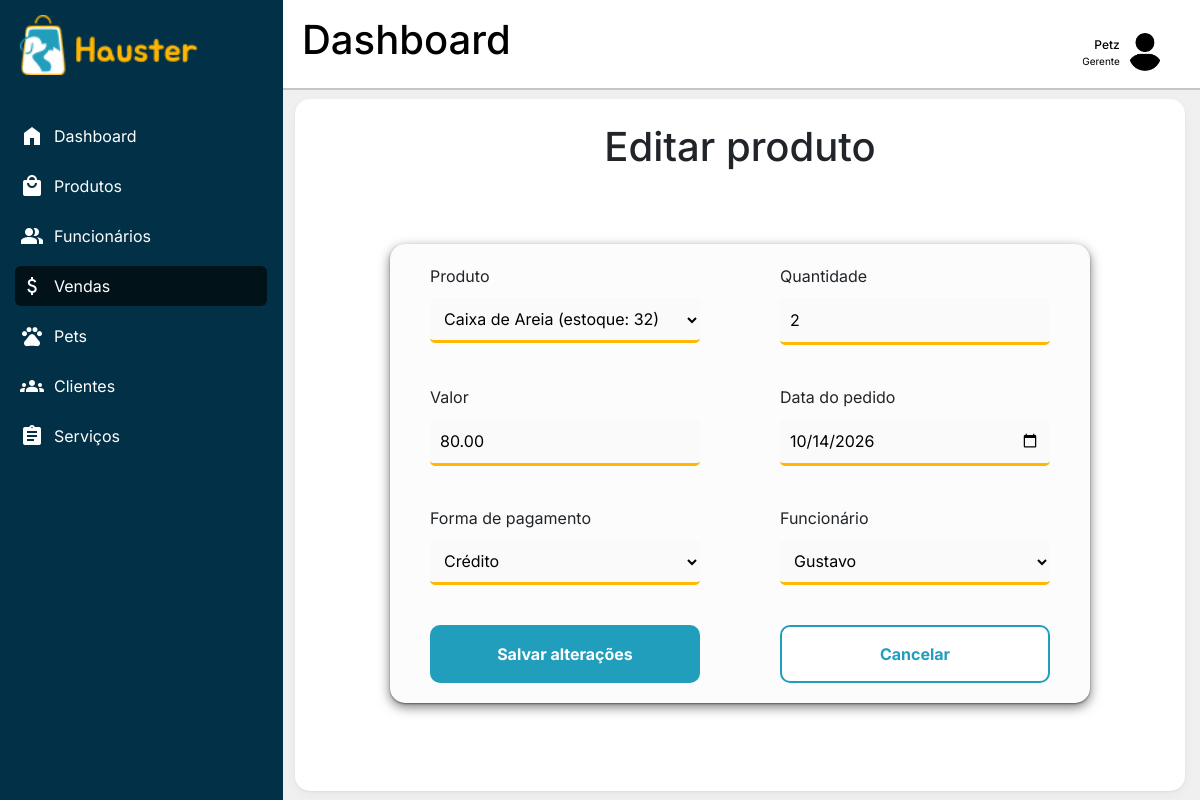
/dashboard.php?pagina=vendas_editar&id_pedido=24 (signed in), run on the app's committed database.
### tables this page shows
CREATE TABLE IF NOT EXISTS `itens_pedido` (
  `id_pedido` int(11) NOT NULL AUTO_INCREMENT,
  `produtos_idprodutos` int(11) NOT NULL,
  `dt_pedido` date NOT NULL,
  `valor` decimal(10,2) NOT NULL,
  `quantidade` int(11) NOT NULL DEFAULT 1,
  `form_pagamento` enum('Crédito','Débito','Pix','Dinheiro') NOT NULL,
  `estabelecimento_idestabelecimento` int(11) NOT NULL,
  `funcionarios_idfuncionarios` int(11),
  PRIMARY KEY (`id_pedido`),
  KEY `fk_itens_pedido_estabelecimento1_idx` (`estabelecimento_idestabelecimento`),
  KEY `fk_itens_pedido_funcionarios1_idx` (`funcionarios_idfuncionarios`),
  CONSTRAINT `fk_itens_pedido_funcionarios1` FOREIGN KEY (`funcionarios_idfuncionarios`) REFERENCES `funcionarios` (`idfuncionarios`) ON DELETE SET NULL ON UPDATE CASCADE
);

CREATE TABLE IF NOT EXISTS `produtos` (
  `idprodutos` int(11) NOT NULL AUTO_INCREMENT,
  `nome_prod` varchar(45) NOT NULL,
  `validade` date NOT NULL,
  `estoque` int(11) NOT NULL,
  `marca` varchar(45) NOT NULL,
  `preco` decimal(10,2) NOT NULL,
  `categorias_idcategorias` int(11) NOT NULL,
  `estabelecimento_idestabelecimento` int(11) NOT NULL,
  PRIMARY KEY (`idprodutos`,`categorias_idcategorias`,`estabelecimento_idestabelecimento`),
  KEY `fk_produtos_categorias1_idx` (`categorias_idcategorias`),
  KEY `fk_produtos_estabelecimento1_idx` (`estabelecimento_idestabelecimento`),
  CONSTRAINT `fk_produtos_categorias1` FOREIGN KEY (`categorias_idcategorias`) REFERENCES `categorias` (`idcategorias`) ON DELETE NO ACTION ON UPDATE NO ACTION,
  CONSTRAINT `fk_produtos_estabelecimento` FOREIGN KEY (`estabelecimento_idestabelecimento`) REFERENCES `estabelecimento` (`idestabelecimento`) ON DELETE CASCADE ON UPDATE NO ACTION
);

CREATE TABLE IF NOT EXISTS `funcionarios` (
  `idfuncionarios` int(11) NOT NULL AUTO_INCREMENT,
  `nome` varchar(45) NOT NULL,
  `dt_nasc` date NOT NULL,
  `salario` decimal(10,2) NOT NULL,
  `cpf` varchar(11) NOT NULL,
  `email` varchar(45) NOT NULL,
  `telefone` varchar(14) NOT NULL,
  `senha` varchar(255) NOT NULL,
  `cargos_idcargos` int(11) NOT NULL,
  `estabelecimento_idestabelecimento` int(11) NOT NULL,
  PRIMARY KEY (`idfuncionarios`),
  UNIQUE KEY `uk_funcionarios_id_cargo` (`idfuncionarios`,`cargos_idcargos`),
  KEY `fk_funcionarios_cargos_id` (`cargos_idcargos`),
  KEY `fk_funcionarios_estabelecimento_id` (`estabelecimento_idestabelecimento`),
  CONSTRAINT `fk_funcionarios_cargos` FOREIGN KEY (`cargos_idcargos`) REFERENCES `cargos` (`idcargos`) ON DELETE NO ACTION ON UPDATE NO ACTION,
  CONSTRAINT `fk_funcionarios_estabelecimento` FOREIGN KEY (`estabelecimento_idestabelecimento`) REFERENCES `estabelecimento` (`idestabelecimento`) ON DELETE CASCADE ON UPDATE NO ACTION
);

### includes/permissoes.php (called while the page is built, shortened)
<?php
function e_dono(): bool
{
    return empty($_SESSION['funcionario_id']);
}
function funcionario_logado(): ?array
{
    global $conexao;
    if (e_dono()) {
        return null;
    }
    $stmt = $conexao->prepare(
        "SELECT f.idfuncionarios, f.nome, f.cargos_idcargos, c.nome AS cargo
         FROM funcionarios f
         JOIN cargos c ON c.idcargos = f.cargos_idcargos
         WHERE f.idfuncionarios = :id AND f.estabelecimento_idestabelecimento = :estab"
    );
    $stmt->execute([
        ':id'    => (int) $_SESSION['funcionario_id'],
        ':estab' => (int) ($_SESSION['estabelecimento_id'] ?? 0),
    ]);
    $cache = $stmt->fetch() ?: ['idfuncionarios' => 0, 'nome' => '', 'cargos_idcargos' => 0, 'cargo' => ''];
    return $cache;
}
function permissoes_do_usuario(): array
{
    if (e_dono()) {
        return ['*'];
    }
    return PERMISSOES_POR_CARGO[(int) funcionario_logado()['cargos_idcargos']] ?? [];
}
function e_gerente(): bool
{
    return in_array('*', permissoes_do_usuario(), true);
}

### dashboard/vendas/editar.php (the view, shortened to what this page needs)
<?php
$id = isset($_GET['id_pedido']) ? (int) $_GET['id_pedido'] : 0;
$estabelecimento_id = $_SESSION['estabelecimento_id'];
$stmt = $conexao->prepare(
    "SELECT * FROM itens_pedido
     WHERE id_pedido = :id AND estabelecimento_idestabelecimento = :estab"
);
$stmt->execute([':id' => $id, ':estab' => $estabelecimento_id]);
$pedido = $stmt->fetch();
$stmt3 = $conexao->prepare(
    "SELECT * FROM produtos
     WHERE estabelecimento_idestabelecimento = :estab
     ORDER BY idprodutos"
);
$stmt3->execute([':estab' => $estabelecimento_id]);
$produtos = $stmt3->fetchAll();
$stmtFuncionarios = $conexao->prepare(
    "SELECT idfuncionarios, nome FROM funcionarios
     WHERE estabelecimento_idestabelecimento = :estab
     ORDER BY nome"
);
$stmtFuncionarios->execute([':estab' => $estabelecimento_id]);
$funcionarios = $stmtFuncionarios->fetchAll();
?>
<main class="tabela content fundo">
    <h1 class="titulo">Editar produto</h1>
    <form method="POST" action="dashboard.php?pagina=vendas_editar&id_pedido=<?=$pedido['id_pedido']?>" class="form-produto">
        <div class="campos">
            <div class="campo">
                <label for="produto_id">Produto</label>
                <select name="produto_id" id="produto_id" required>
                        <?php foreach ($produtos as $produto): ?>
                            <option value="<?= $produto['idprodutos'] ?>"
                                data-preco="<?= $produto['preco'] ?>"
                                <?= $produto['idprodutos'] == $pedido['produtos_idprodutos'] ? 'selected' : '' ?>>
                                <?= htmlspecialchars($produto['nome_prod']) ?>
                                (estoque: <?= $produto['estoque'] ?>)
                            </option>
                        <?php endforeach; ?>
                </select>
            </div>
            <div class="campo">
                <label for="quantidade">Quantidade</label>
                <input type="number" id="quantidade" name="quantidade" value="<?=$pedido['quantidade']?>">
            </div>
            <div class="campo">
                <label for="valor">Valor</label>
                <input type="number" id="valor" name="valor" step="0.01" min="0" required readonly value="<?=$pedido['valor']?>">
            </div>
            <div class="campo">
                <label for="dt_pedido">Data do pedido</label>
                <input type="date" id="dt_pedido" name="dt_pedido" value="<?= $pedido['dt_pedido'] ?>">
            </div>
            <div class="campo">
                <label for="forma_pagamento">Forma de pagamento</label>
                <select name="forma_pagamento" id="forma_pagamento" required>
                    <option value="Crédito" <?= $pedido['form_pagamento'] == 'Crédito' ? 'selected' : '' ?>>
                        Crédito
                    </option>
                </select>
            </div>
            <?php if (e_gerente()): ?>
            <div class="campo">
                <label for="funcionario_id">Funcionário</label>
                <select name="funcionario_id" id="funcionario_id" required>
                    <?php foreach ($funcionarios as $func): ?>
                        <option value="<?= $func['idfuncionarios'] ?>"
                            <?= $func['idfuncionarios'] == $pedido['funcionarios_idfuncionarios'] ? 'selected' : '' ?>>
                            <?= htmlspecialchars($func['nome']) ?>
                        </option>
                    <?php endforeach; ?>
                </select>
            </div>
            <?php endif; ?>
            <div class="acoes campo">
                <button type="submit">Salvar alterações</button>
                <a href="dashboard.php?pagina=vendas"><button type="button" id="cancelar">Cancelar</button></a>
            </div>
        </div>
    </form>
</main>

### css/side-bar.css (style rules this page uses)
:root { --branco: #ffff; --preto: #000000; --primaria-100: #B0E8FE; --primaria-200: #2CC7EC; --primaria-base: #219EBC; --primaria-400: #16778E; --primaria-500: #0C5262; --primaria-600: #042F3A; --primaria-700: #011319; --secundaria-100: #FFE9D2; --secundaria-base: #FFB703; --secundaria-300: #CE9300; --secundaria-400: #9E7000; --secundaria-500: #714F00; --secundaria-600: #473000; --secundaria-700: #211500; --cinza-100: #F0F0F0; --cinza-200: #B3B8BB; --cinza-base: #8E9294; --cinza-400: #6A6D6F; --cinza-500: #494B4C; --cinza-600: #2A2B2C; --cinza-700: #101111; --fundo: #023047; --font: "Inter"; }
* { margin: 0; padding: 0; border: none; box-sizing: border-box; }
html, body { height: 100%; font-family: "Inter", Helvetica, sans-serif; }
.dashboard { display: grid; grid-template-areas: "sidebar topbar" "sidebar content"; grid-template-columns: 280px 1fr; grid-template-rows: 90px 1fr; height: 100vh; background-color: var(--cinza-100); }
.content { grid-area: content; padding: 1.5rem; }

### dashboard/vendas/css/cadastrar.css (style rules this page uses)
:root { --branco: #ffff; --preto: #000000; --primaria-100: #B0E8FE; --primaria-200: #2CC7EC; --primaria-base: #219EBC; --primaria-400: #16778E; --primaria-500: #0C5262; --primaria-600: #042F3A; --primaria-700: #011319; --primaria-hover: #1e91ad; --secundaria-100: #FFE9D2; --secundaria-base: #FFB703; --secundaria-300: #CE9300; --secundaria-400: #9E7000; --secundaria-500: #714F00; --secundaria-600: #473000; --secundaria-700: #211500; --secundaria-hover: #e4a404; --cinza-100: #F0F0F0; --cinza-200: #B3B8BB; --cinza-base: #8E9294; --cinza-400: #6A6D6F; --cinza-500: #494B4C; --cinza-600: #2A2B2C; --cinza-700: #101111; --cinza-inputs: rgba(235, 235, 235, 0.185); --font: "Inter"; }
* { margin: 0; padding: 0; box-sizing: border-box; font-family: var(--font); }
.fundo { display: flex; flex-direction: column; margin: 1% 15px 1% 15px; background-color: var(--branco); box-shadow: 0 1px 2px rgba(0, 0, 0, 0.05), 0 4px 12px rgba(0, 0, 0, 0.04); border-radius: 15px; }
.form-produto { margin: auto; background-color: var(--cinza-inputs); box-shadow: 0 1px 2px rgba(0, 0, 0, 0.427), 0 4px 12px rgba(0, 0, 0, 0.519); border-radius: 15px; padding: 20px; width: fit-content; padding-left: 40px; padding-right: 40px; height: auto; gap: 10px; }
.titulo { text-align: center; }
.campos { display: grid; grid-template-columns: repeat(2, 300px); gap: 40px; justify-content: center; column-gap: 80px; }
.campo { display: flex; align-items: center; flex-direction: column; gap: 10px; }
.acoes { display: contents; }
.acoes > button, .acoes > a { justify-self: center; }
.acoes > button:first-child, .acoes > a:first-child { grid-column: 1; }
.acoes > button:last-child, .acoes > a:last-child { grid-column: 2; }
.acoes > a { display: flex; width: 100%; max-width: 300px; }
.campo > input, .campo > select { border-bottom: 3px solid var(--secundaria-base); background-color: var(--cinza-inputs); border-radius: 5px; padding: 10px; width: 300px; }
.campo > label { width: 300px; text-align: left; }
.acoes > button, .acoes > a > button { padding: 15px 0px; width: 300px; font-weight: bold; border-radius: 10px; background-color: var(--primaria-base); color: var(--branco); }
#cancelar { background-color: var(--branco); border: 2px solid var(--primaria-base); color: var(--primaria-base); }
.acoes > a { text-decoration: none; }

### css/responsivo-dashboard.css (style rules this page uses)
@media (max-width: 1540px) { body.dashboard .form-produto { width: min(100%, 700px); height: auto; } }
@media (max-width: 1540px) { body.dashboard .form-produto .campos { grid-template-columns: repeat(2, minmax(0, 300px)); justify-content: center; } }
@media (max-width: 1540px) { body.dashboard .form-produto .campo > input, body.dashboard .form-produto .campo > select, body.dashboard .form-produto .campo > label { width: 100%; max-width: 300px; } }
@media (max-width: 1540px) { body.dashboard .form-produto .acoes { width: 100%; gap: 20px; } }
@media (max-width: 1540px) { body.dashboard .form-produto .acoes > button, body.dashboard .form-produto .acoes > a { flex: 1 1 0; min-width: 0; max-width: 300px; } }
@media (max-width: 1540px) { body.dashboard .form-produto .acoes > a > button { width: 100%; } }
@media (max-width: 1540px) { body.dashboard .form-produto .acoes > button { width: 100%; } }

### data on the page
itens_pedido: produto_id "Caixa de Areia (estoque: 32)", quantidade "2", valor "80.00", dt_pedido "10/14/2026", forma_pagamento "Crédito", funcionario_id "Gustavo"

### other printed values
$texto "Dashboard"
$texto "Produtos"
$texto "Funcionários"
$texto "Vendas"
$texto "Pets"
$texto "Clientes"
$texto "Serviços"
$titulo_pagina "Dashboard"
$nome_exibido "Petz"
$cargo_exibido "Gerente"
